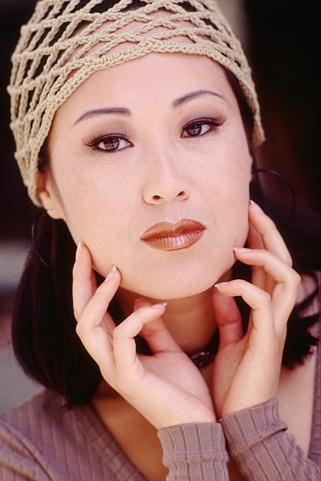
%> input picture ImagePrecessing/assignments/a03/img/302003.jpg, 321 x 481 px
$ octave sci2.m   (GNU Octave 9; MATLAB toolbox functions it lacks are replaced by stand-ins)
%> lines starting %> are read from the running program, lines starting %| are printed output that depends on the picture; in (x1, y1, x2, y2) boxes, pixels count from 0 and x2, y2 are one past the last pixel; in counts of white or black regions, pixels touching at a corner belong together; the program's own positions count from 1
clear all;
im=im2double(rgb2gray(imread('img/302003.jpg')));
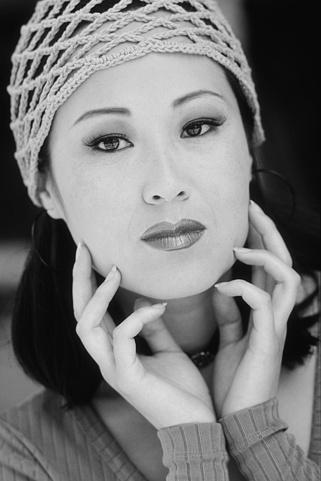
%> im: size 481x321 double; min 0.00784, max 0.933, mean 0.473
[m n]=size(im);
%> m = 481; n = 321
lapKer=[0 1 0;
        1 -4 1;
        0 1 0];
gradX=[-1 -2 -1;
        0 0 0;
        1 2 1];
gradY=gradX';
wz = 0.43;
wd = 0.43;
wg = 0.14;

fzIm=(conv2(im,lapKer,'same'));
fzIm=fzIm~=0;
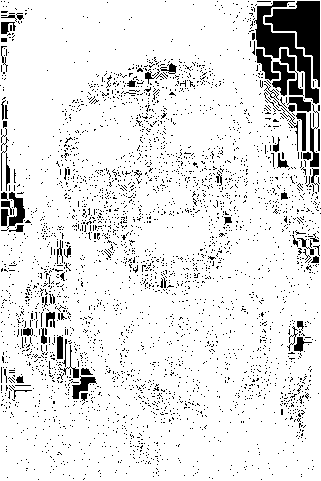
%> fzIm: size 481x321 logical; 89.8% white; 3499 black regions (3435 under 20 px), largest, box (x1, y1, x2, y2) and area: (265, 1, 320, 87) 1947, (254, 1, 319, 104) 1663, (272, 62, 295, 96) 356

gradXIm=conv2(im,gradX,'same');
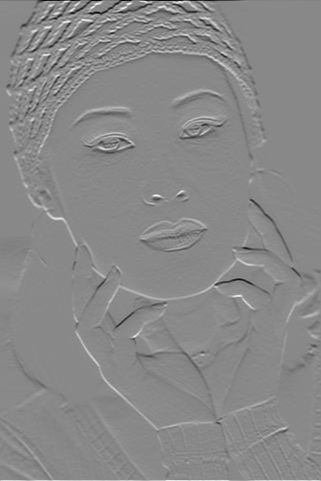
%> gradXIm: size 481x321 double; min -3.44, max 2.96, mean -0.000373; drawn with min black and max white
gradYIm=conv2(im,gradY,'same');
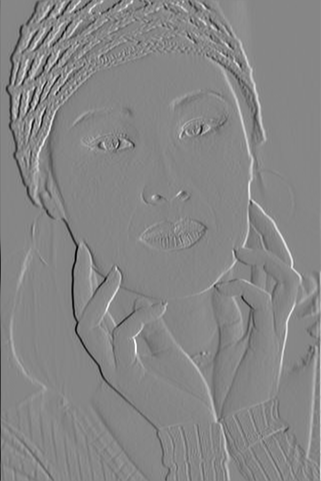
%> gradYIm: size 481x321 double; min -3.19, max 2.87, mean 0.000909; drawn with min black and max white
gradIm=sqrt(gradYIm.^2+gradXIm.^2);
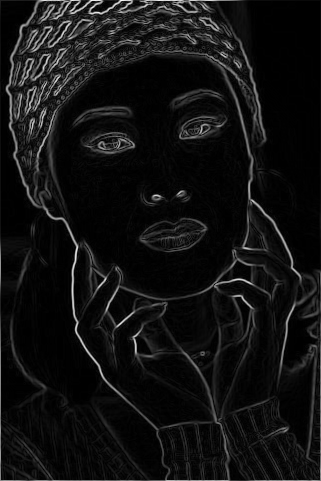
%> gradIm: size 481x321 double; min 0, max 3.54, mean 0.248; drawn with min black and max white
fgIm=1-gradIm/max(max(gradIm));
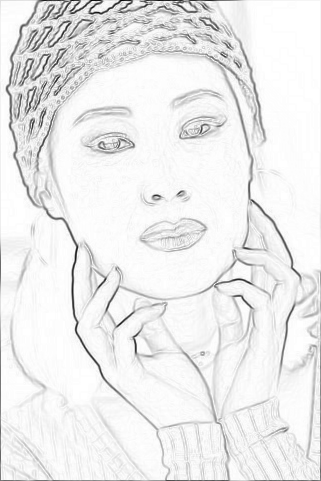
%> fgIm: size 481x321 double; min 0, max 1, mean 0.93

imCost=wz*fzIm+wd*fgIm;
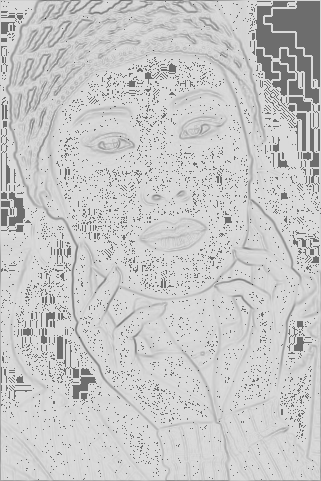
%> imCost: size 481x321 double; min 0.109, max 0.86, mean 0.786


A=[11 13 12 9 5 8 3 1 2 4 10;
14 11 7 4 2 5 8 4 6 3 8;
11 6 3 5 7 9 12 11 10 7 4;
7 4 6 11 13 18 17 14 8 5 2;
6 2 7 10 15 15 21 19 8 3 5;
8 3 4 7 9 13 14 15 9 5 6;
11 5 2 8 3 4 5 7 2 5 9;
12 4 2 1 5 6 3 2 4 8 12;
10 9 7 5 9 8 5 3 7 8 15];
im=A;
imCost=A;
[m n]=size(A);

imVist=zeros(m,n);

x=8;
y=3;
imVist(x,y)=1;
imVistCost=zeros(m,n,3);

L=[ [x;y;0]];
while(length(L))
%     pause,
% %     imVist
% %     L
    imVistCost;
    point=L(:,1);
    L(:,1)=[];

    for j=-1:1
        for k=-1:1

            if(j==0 & k==0)

            else
                dis=1;
                if(abs(k*j)==1)
                    dis=sqrt(2);
                end
                a=point(1)+j;
                b=point(2)+k;
                if(a<1 | a>m | b<1 | b>m)
                else
                    cost=point(3)+imCost(a,b)*dis;
                    if(imVist(a,b)==1 )
                        if(imVistCost(a,b,1)>cost)
                            f=find(L(:,1)==a & L(:,2)==b);
                            imVistCost(a,b,2)=point(1);
                            imVistCost(a,b,3)=point(2);
                            imVistCost(a,b,1)=cost;
                            L(3,f)=cost;
                        end
                    else
                        L=[L [a;b;cost]];
                        imVist(a,b)=1;
                        imVistCost(a,b,2)=point(1);
                        imVistCost(a,b,3)=point(2);
                        imVistCost(a,b,1)=cost;
                    end
                end

            end

        end
    end
    [q,w]=sort(L(3,:));
    L=L(:,w);

end

point(1)=x;
point(2)=y;
List=[];
for i=1:10
    pause

    [f g]=(find(imVistCost(:,:,2)==point(1) & imVistCost(:,:,3)==point(2)));

    for j=1:length(f)
        List=[List [imVistCost(f(j),g(j),1);f(j);g(j)]];
    end
    [cv cb]=sort(List(1,:));
    List=List(:,cb);

    List
    point(1)=List(2,1);
    point(2)=List(3,1);
    List=[];
    im(point(1),point(2))=255


end


% [8 lines of commented-out code are left out]

$ run again, with ImagePrecessing/assignments/a03/img/12003.jpg copied over ImagePrecessing/assignments/a03/img/302003.jpg
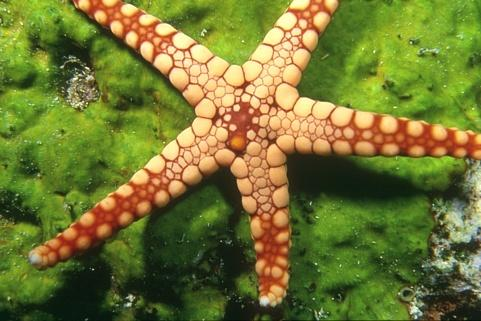
%> input picture ImagePrecessing/assignments/a03/img/12003.jpg, 481 x 321 px
%> `fzIm=fzIm~=0;`:
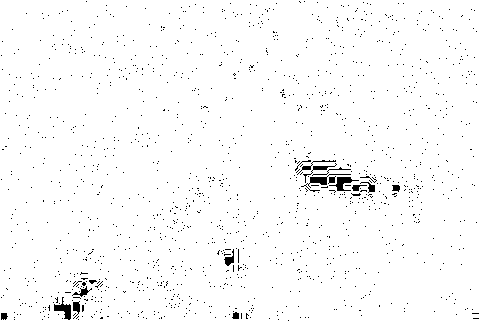
%> fzIm: size 321x481 logical; 98% white; 1410 black regions (1392 under 20 px), largest, box (x1, y1, x2, y2) and area: (54, 297, 71, 320) 170, (301, 174, 351, 192) 167, (329, 177, 359, 191) 162
%> `imCost=wz*fzIm+wd*fgIm;`:
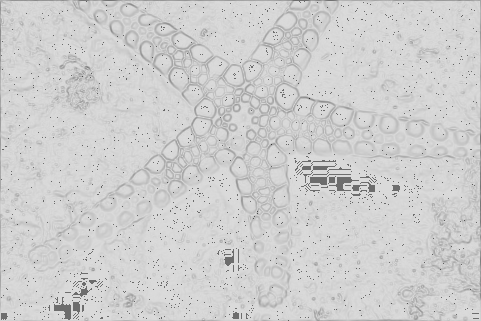
%> imCost: size 321x481 double; min 0.143, max 0.86, mean 0.814

$ run again, with ImagePrecessing/assignments/a03/img/124084.jpg copied over ImagePrecessing/assignments/a03/img/302003.jpg
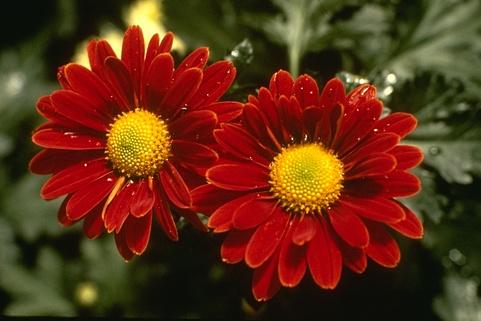
%> input picture ImagePrecessing/assignments/a03/img/124084.jpg, 481 x 321 px
%> `fzIm=fzIm~=0;`:
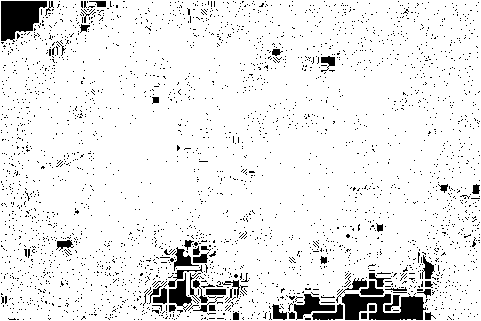
%> fzIm: size 321x481 logical; 92.2% white; 2955 black regions (2904 under 20 px), largest, box (x1, y1, x2, y2) and area: (342, 294, 426, 320) 1458, (1, 1, 47, 42) 1278, (294, 294, 335, 320) 463
%> `imCost=wz*fzIm+wd*fgIm;`:
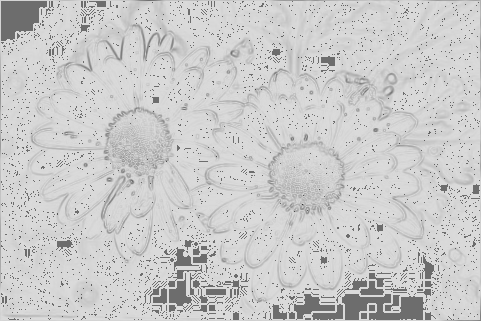
%> imCost: size 321x481 double; min 0.182, max 0.86, mean 0.797

$ run again, with ImagePrecessing/assignments/a03/img/176035.jpg copied over ImagePrecessing/assignments/a03/img/302003.jpg
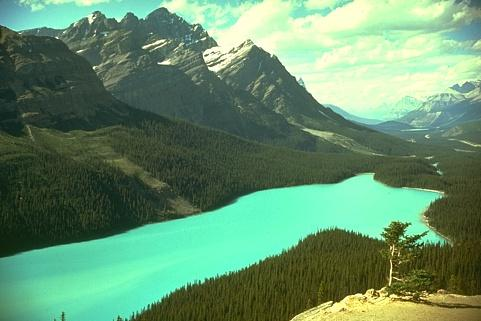
%> input picture ImagePrecessing/assignments/a03/img/176035.jpg, 481 x 321 px
%> `imCost=wz*fzIm+wd*fgIm;`:
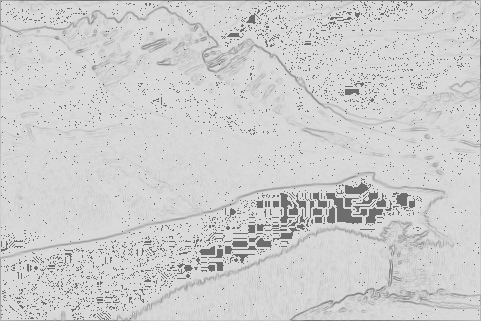
%> imCost: size 321x481 double; min 0.248, max 0.86, mean 0.811
